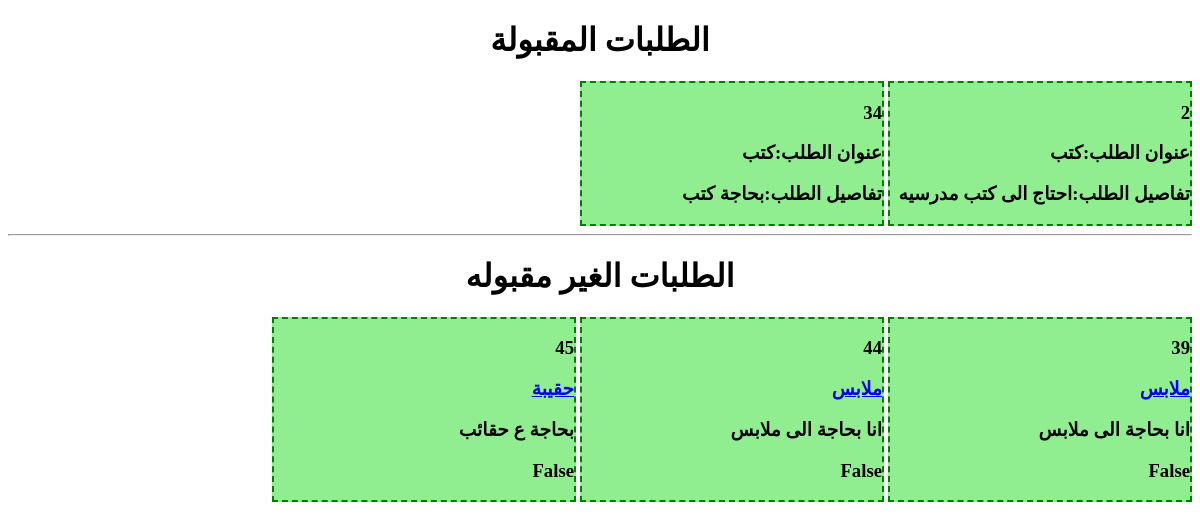
The app's page /sponsor/kafalat/ (signed in), older data.
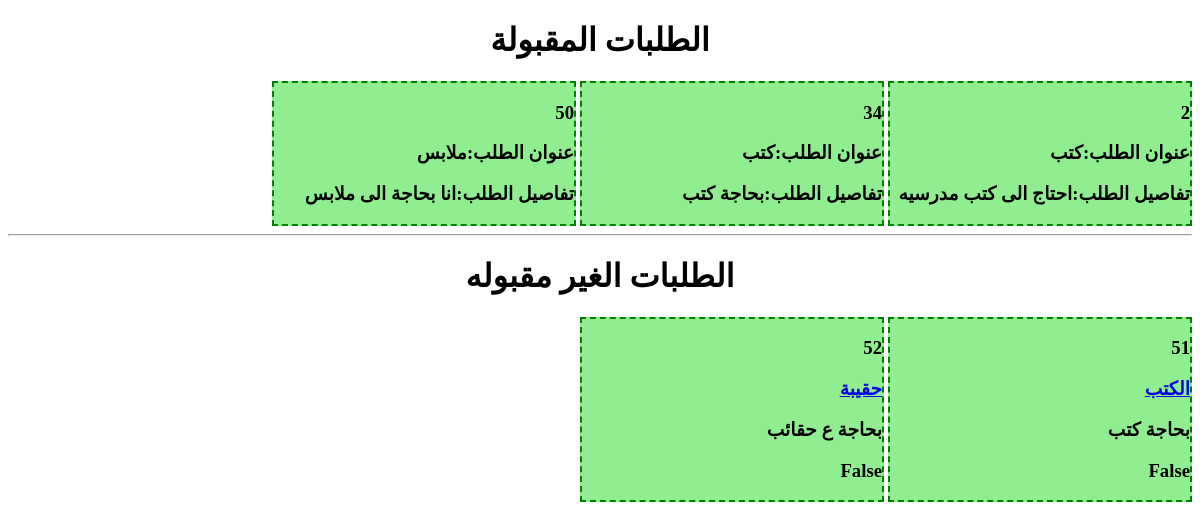
The same page, newer data.
### Students/models.py (models this page shows, shortened)
class Req_st(models.Model):
    title=models.CharField(max_length=200)
    info=models.TextField(max_length=1900)
    sender=models.CharField(max_length=200)
    date_up=models.DateField(auto_now_add=True)
    sponser=models.CharField(max_length=200,blank=True)
    approved=models.BooleanField(default=False)
    req_spon=models.CharField(max_length=250,blank=True)
    disable=models.BooleanField(default=False)

### Sponsors/views.py (the view)
@requires_csrf_token
def displayKafalat(request):
    if auth(request) == 2 or auth(request) == 1:  # sponsor or admin
        kT = Req_st.objects.filter(sponser='',req_spon='',approved = True)
        kF = Req_st.objects.filter(sponser='',req_spon='',approved = False)
        return render(request, 'kafalat.html',{'kT':kT, 'kF': kF, 'auth': auth(request)})
    else:
        return redirect('home')

### accounts/views.py (called while the page is built, shortened)
def auth(request):
    sponsor_approved = Sponsor.objects.filter(username=request.user)
    student_approved = Students.objects.filter(username=request.user)
    x = 0
    if request.user.is_authenticated and not sponsor_approved and not student_approved:
        x = 1  # admin
    else:
        x = 4  # user
    return x

### Sponsors/templates/kafalat.html (shortened to what this page needs)
<!DOCTYPE html>
<html>
<head>
</head>
<body dir="rtl">
{% if auth == 2 or 1%}
{% if auth == 1%}
<center><h1>
 الطلبات المقبولة<br></center>
{% endif %}
                {% for i in kT %}
    <div style="border: dashed 2px green; width: 300px;display: inline-block; background-color: lightgreen;" dir="rtl">
                    <h3 scope="row">{{ i.id | safe }}</h3>
                      <h3>عنوان الطلب:{{ i.title | safe }} </h3>
                    <h3>تفاصيل الطلب:{{ i.info | safe }}</h3>
    </div>
                {% endfor %}
                {% endif %}
<hr>
                {% if auth == 1 %}
                <center><h1>
                الطلبات الغير مقبوله<br></center>
                {% for i in kF %}
    <div style="border: dashed 2px green; width: 300px;display: inline-block; background-color: lightgreen;" dir="rtl">
                    <h3 scope="row">{{ i.id | safe }}</h3>
                    <h3><a href="{{i.id}}">{{ i.title | safe }}</a> </h3>
                    <h3>{{ i.info | safe }}</h3>
                    <h3>{{ i.approved | safe }}</h3>
    </div>
                {% endfor %}
{% endif %}
</body>
</html>

### Sponsors/templates/kafalat.html (style rules this page uses)
div { border-style: solid; border-width: 1px; width : 10%; }

Row changes from the older to the newer data that the page shows:
removed Req_st: id "39", title "ملابس", info "انا بحاجة الى ملابس", approved "False", shown under "الطلبات الغير مقبوله"
removed Req_st: id "44", title "ملابس", info "انا بحاجة الى ملابس", approved "False", shown under "الطلبات الغير مقبوله"
removed Req_st: id "45", title "حقيبة", info "بحاجة ع حقائب", approved "False", shown under "الطلبات الغير مقبوله"
added Req_st: id "50", title "ملابس", info "انا بحاجة الى ملابس", shown under "الطلبات المقبولة"
added Req_st: id "51", title "الكتب", info "بحاجة كتب", approved "False", shown under "الطلبات الغير مقبوله"
added Req_st: id "52", title "حقيبة", info "بحاجة ع حقائب", approved "False", shown under "الطلبات الغير مقبوله"
